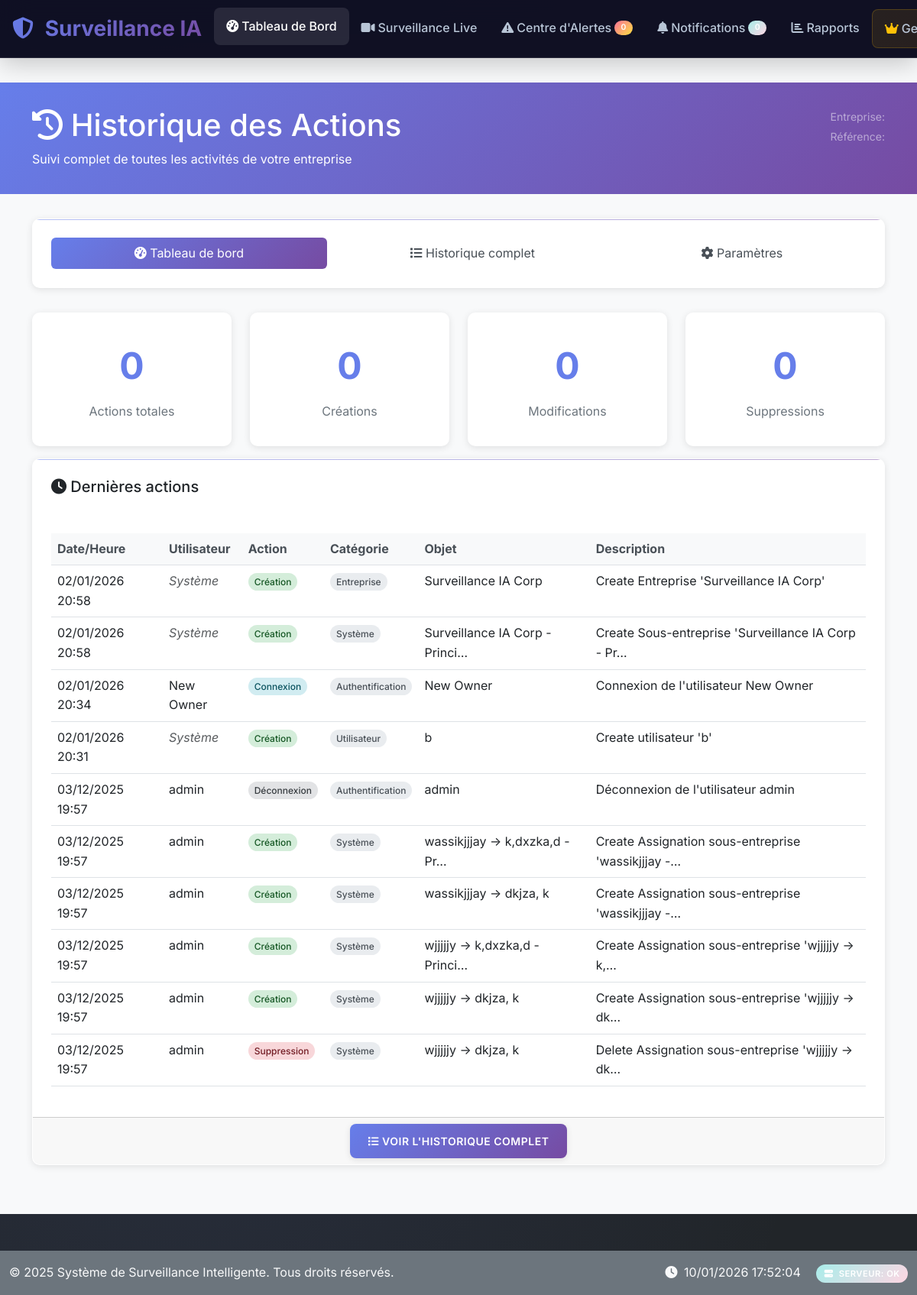
The page /history/ (signed in) on the database as committed earlier.
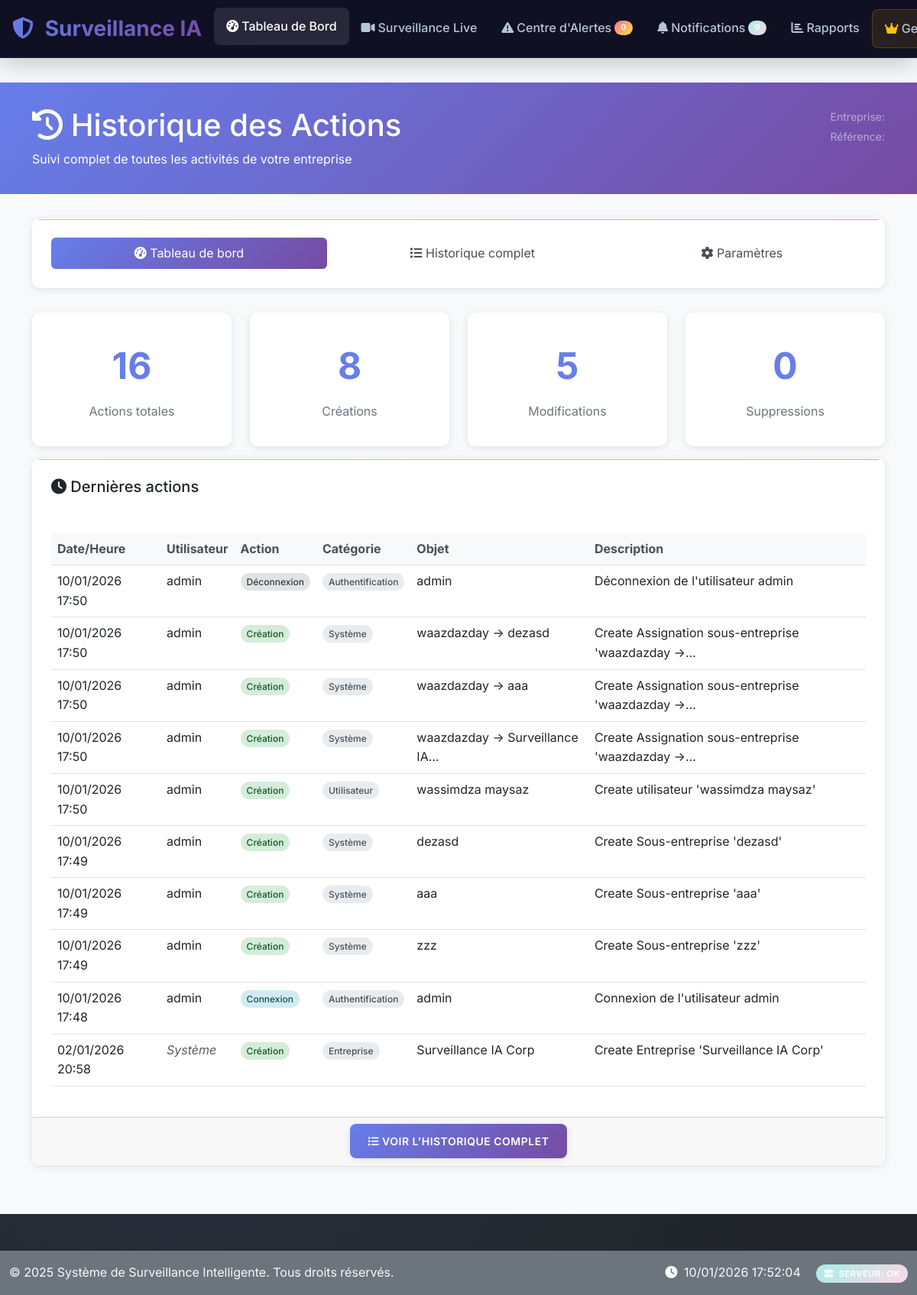
The same page on the database as committed later.
### history/models.py (models this page shows, shortened)
class HistoryEntry(models.Model):
    ACTION_CHOICES = [
        ('create', 'Création'),
        ('update', 'Modification'),
        ('delete', 'Suppression'),
        ('login', 'Connexion'),
        ('logout', 'Déconnexion'),
        ('view', 'Consultation'),
        ('export', 'Exportation'),
        ('import', 'Importation'),
        ('activate', 'Activation'),
        ('deactivate', 'Désactivation'),
        ('assign', 'Attribution'),
        ('unassign', 'Retrait d\'attribution'),
    ]
    CATEGORY_CHOICES = [
        ('user', 'Utilisateur'),
        ('company', 'Entreprise'),
        ('location', 'Localisation'),
        ('zone', 'Zone'),
        ('camera', 'Caméra'),
        ('alert', 'Alerte'),
        ('detection', 'Détection'),
        ('incident', 'Incident'),
        ('recording', 'Enregistrement'),
        ('settings', 'Paramètres'),
        ('system', 'Système'),
        ('auth', 'Authentification'),
        ('report', 'Rapport'),
        ('notification', 'Notification'),
    ]
    timestamp = models.DateTimeField(default=timezone.now, verbose_name="Horodatage")
    user = models.ForeignKey(
        User,
        on_delete=models.SET_NULL,
        null=True,
        blank=True,
        related_name='history_entries',
        verbose_name="Utilisateur"
    )
    action = models.CharField(max_length=20, choices=ACTION_CHOICES, verbose_name="Action")
    category = models.CharField(max_length=20, choices=CATEGORY_CHOICES, verbose_name="Catégorie")
    content_type = models.ForeignKey(ContentType, on_delete=models.CASCADE, null=True, blank=True)
    object_id = models.PositiveIntegerField(null=True, blank=True)
    content_object = GenericForeignKey('content_type', 'object_id')
    object_name = models.CharField(max_length=255, verbose_name="Nom de l'objet", help_text="Nom/titre de l'objet modifié")
    description = models.TextField(verbose_name="Description", help_text="Description détaillée de l'action")
    old_values = models.JSONField(null=True, blank=True, verbose_name="Anciennes valeurs")
    new_values = models.JSONField(null=True, blank=True, verbose_name="Nouvelles valeurs")
    changed_fields = models.JSONField(null=True, blank=True, verbose_name="Champs modifiés")
    ip_address = models.GenericIPAddressField(null=True, blank=True, verbose_name="Adresse IP")
    user_agent = models.TextField(blank=True, verbose_name="User Agent")
    session_key = models.CharField(max_length=40, blank=True, verbose_name="Clé de session")
    company = models.ForeignKey(
        'companies.Company',
        on_delete=models.CASCADE,
        null=True,
        blank=True,
        related_name='history_entries',
        verbose_name="Entreprise"
    )
    subcompany = models.ForeignKey(
        'companies.SubCompany',
        on_delete=models.CASCADE,
        null=True,
        blank=True,
        related_name='history_entries',
        verbose_name="Sous-entreprise"
    )
    location = models.ForeignKey(
        'monitoring.Location',
        on_delete=models.SET_NULL,
        null=True,
        blank=True,
        related_name='history_entries',
        verbose_name="Localisation"
    )
    is_sensitive = models.BooleanField(default=False, verbose_name="Données sensibles")
    is_system_action = models.BooleanField(default=False, verbose_name="Action système")
    class Meta:
        verbose_name = "Entrée d'historique"
        verbose_name_plural = "Entrées d'historique"
        ordering = ['-timestamp']
        indexes = [
            models.Index(fields=['timestamp']),
            models.Index(fields=['user', 'timestamp']),
            models.Index(fields=['company', 'timestamp']),
            models.Index(fields=['category', 'timestamp']),
            models.Index(fields=['action', 'timestamp']),
            models.Index(fields=['content_type', 'object_id']),
        ]

### history/views.py (the view)
# urls.py: path('', views.history_dashboard, name='dashboard'),
@login_required
def history_dashboard(request):
    if not hasattr(request.user, 'company_profile'):
        messages.error(request, "Vous devez être associé à une entreprise pour accéder à l'historique.")
        return redirect('dashboard')
    company_user = request.user.company_profile
    if not company_user.is_manager and not company_user.is_owner:
        messages.error(request, "Vous n'avez pas les permissions pour accéder à l'historique.")
        return redirect('dashboard')
    company = company_user.company
    week_ago = timezone.now() - timedelta(days=7)
    stats = get_history_stats(company=company, date_from=week_ago)
    recent_entries = HistoryEntry.objects.filter(company=company)\
                                        .select_related('user', 'company', 'location')\
                                        .order_by('-timestamp')[:10]
    daily_activity = []
    for i in range(7):
        date = timezone.now().date() - timedelta(days=i)
        count = HistoryEntry.objects.filter(
            company=company,
            timestamp__date=date
        ).count()
        daily_activity.append({
            'date': date.strftime('%d/%m'),
            'count': count
        })
    daily_activity.reverse()
    context = {
        'stats': stats,
        'recent_entries': recent_entries,
        'daily_activity': daily_activity,
        'company': company,
    }
    return render(request, 'history/dashboard_simple.html', context)

### companies/models.py (called while the page is built)
    @property
    def is_owner(self):
        return self.role == 'owner'

    @property
    def is_manager(self):
        return self.role == 'manager'

    def get_accessible_subcompanies(self):
        if self.is_owner:
            return SubCompany.objects.filter(is_active=True)
        elif self.is_manager:
            assigned_subcompanies = self.subcompanies.filter(is_active=True)
            if assigned_subcompanies.exists():
                return assigned_subcompanies
            else:
                return self.company.subcompanies.filter(is_active=True)
        else:
            return self.subcompanies.filter(is_active=True)

### templates/history/dashboard_simple.html (shortened to what the changed rows need)
{% extends "base.html" %}
{% load static %}
{% block content %}
<div class="history-header">
    <div class="container">
        <div class="row">
            <div class="col-md-8">
                <h1><i class="fas fa-history"></i> Historique des Actions</h1>
            </div>
        </div>
    </div>
</div>
<div class="container">
    <div class="row">
        <div class="col-md-3">
            <div class="stat-card">
                <div class="stat-number">{{ stats.total_entries|default:0 }}</div>
                <div class="stat-label">Actions totales</div>
            </div>
        </div>
        <div class="col-md-3">
            <div class="stat-card">
                <div class="stat-number">{{ stats.by_action.create|default:0 }}</div>
                <div class="stat-label">Créations</div>
            </div>
        </div>
        <div class="col-md-3">
            <div class="stat-card">
                <div class="stat-number">{{ stats.by_action.update|default:0 }}</div>
                <div class="stat-label">Modifications</div>
            </div>
        </div>
    </div>
    <div class="card">
        <div class="card-body">
            {% if recent_entries %}
                <div class="table-responsive">
                    <table class="table table-hover">
                        <thead>
                            <tr>
                                <th>Date/Heure</th>
                                <th>Utilisateur</th>
                                <th>Action</th>
                                <th>Catégorie</th>
                                <th>Objet</th>
                                <th>Description</th>
                            </tr>
                        </thead>
                        <tbody>
                            {% for entry in recent_entries %}
                            <tr>
                                <td>{{ entry.timestamp|date:"d/m/Y H:i" }}</td>
                                <td>
                                    {% if entry.user %}
                                        {{ entry.user.get_full_name|default:entry.user.username }}
                                    {% else %}
                                        <em class="text-muted">Système</em>
                                    {% endif %}
                                </td>
                                <td>
                                    <span class="action-badge action-{{ entry.action }}">
                                        {{ entry.get_action_display }}
                                    </span>
                                </td>
                                <td>
                                    <span class="category-badge">
                                        {{ entry.get_category_display }}
                                    </span>
                                </td>
                                <td>{{ entry.object_name|truncatechars:30 }}</td>
                                <td>{{ entry.description|truncatechars:50 }}</td>
                            </tr>
                            {% endfor %}
                        </tbody>
                    </table>
                </div>
            {% else %}
                <div class="text-center text-muted py-4">
                    <i class="fas fa-inbox fa-3x mb-3"></i>
                    <h5>Aucune activité récente</h5>
                    <p>Les actions de votre entreprise apparaîtront ici.</p>
                </div>
            {% endif %}
        </div>
    </div>
</div>
{% endblock %}

Rows that differ between the two databases and show on the page:
no longer on this page (row unchanged): HistoryEntry: timestamp "02/01/2026 20:58", shows "Système", action "Création", category "Système", object_name "Surveillance IA Corp - Princi…", description "Create Sous-entreprise 'Surveillance IA Corp - Pr…"
no longer on this page (row unchanged): HistoryEntry: timestamp "02/01/2026 20:34", user.get_full_name "New Owner", action "Connexion", category "Authentification", object_name "New Owner", description "Connexion de l'utilisateur New Owner"
no longer on this page (row unchanged): HistoryEntry: timestamp "02/01/2026 20:31", shows "Système", action "Création", category "Utilisateur", object_name "b", description "Create utilisateur 'b'"
no longer on this page (row unchanged): HistoryEntry: timestamp "03/12/2025 19:57", user.get_full_name "admin", action "Déconnexion", category "Authentification", object_name "admin", description "Déconnexion de l'utilisateur admin"
no longer on this page (row unchanged): HistoryEntry: timestamp "03/12/2025 19:57", user.get_full_name "admin", action "Création", category "Système", object_name "wassikjjjay -> k,dxzka,d - Pr…", description "Create Assignation sous-entreprise 'wassikjjjay -…"
no longer on this page (row unchanged): HistoryEntry: timestamp "03/12/2025 19:57", user.get_full_name "admin", action "Création", category "Système", object_name "wassikjjjay -> dkjza, k", description "Create Assignation sous-entreprise 'wassikjjjay -…"
no longer on this page (row unchanged): HistoryEntry: timestamp "03/12/2025 19:57", user.get_full_name "admin", action "Création", category "Système", object_name "wjjjjjy -> k,dxzka,d - Princi…", description "Create Assignation sous-entreprise 'wjjjjjy -> k,…"
no longer on this page (row unchanged): HistoryEntry: timestamp "03/12/2025 19:57", user.get_full_name "admin", action "Création", category "Système", object_name "wjjjjjy -> dkjza, k", description "Create Assignation sous-entreprise 'wjjjjjy -> dk…"
no longer on this page (row unchanged): HistoryEntry: timestamp "03/12/2025 19:57", user.get_full_name "admin", action "Suppression", category "Système", object_name "wjjjjjy -> dkjza, k", description "Delete Assignation sous-entreprise 'wjjjjjy -> dk…"
added HistoryEntry: timestamp "10/01/2026 17:50", user.get_full_name "admin", action "Déconnexion", category "Authentification", object_name "admin", description "Déconnexion de l'utilisateur admin"
added HistoryEntry: timestamp "10/01/2026 17:50", user.get_full_name "admin", action "Création", category "Système", object_name "waazdazday -> dezasd", description "Create Assignation sous-entreprise 'waazdazday ->…"
added HistoryEntry: timestamp "10/01/2026 17:50", user.get_full_name "admin", action "Création", category "Système", object_name "waazdazday -> aaa", description "Create Assignation sous-entreprise 'waazdazday ->…"
added HistoryEntry: timestamp "10/01/2026 17:50", user.get_full_name "admin", action "Création", category "Système", object_name "waazdazday -> Surveillance IA…", description "Create Assignation sous-entreprise 'waazdazday ->…"
added HistoryEntry: timestamp "10/01/2026 17:50", user.get_full_name "admin", action "Création", category "Utilisateur", object_name "wassimdza maysaz", description "Create utilisateur 'wassimdza maysaz'"
added HistoryEntry: timestamp "10/01/2026 17:49", user.get_full_name "admin", action "Création", category "Système", object_name "dezasd", description "Create Sous-entreprise 'dezasd'"
added HistoryEntry: timestamp "10/01/2026 17:49", user.get_full_name "admin", action "Création", category "Système", object_name "aaa", description "Create Sous-entreprise 'aaa'"
added HistoryEntry: timestamp "10/01/2026 17:49", user.get_full_name "admin", action "Création", category "Système", object_name "zzz", description "Create Sous-entreprise 'zzz'"
added HistoryEntry: timestamp "10/01/2026 17:48", user.get_full_name "admin", action "Connexion", category "Authentification", object_name "admin", description "Connexion de l'utilisateur admin"
Other text that changed with them:
{{ stats.total_entries|default:0 }}: "0" → "16"
{{ stats.by_action.create|default:0 }}: "0" → "8"
{{ stats.by_action.update|default:0 }}: "0" → "5"
